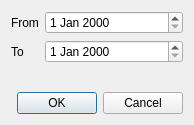
<?xml version="1.0" encoding="UTF-8"?>
<ui version="4.0">
 <class>DlgAddManyEstimationDays</class>
 <widget class="QDialog" name="DlgAddManyEstimationDays">
  <property name="geometry">
   <rect>
    <x>0</x>
    <y>0</y>
    <width>194</width>
    <height>125</height>
   </rect>
  </property>
  <property name="windowTitle">
   <string>Dialog</string>
  </property>
  <layout class="QVBoxLayout" name="verticalLayout">
   <item>
    <layout class="QFormLayout" name="formLayout">
     <item row="0" column="0">
      <widget class="QLabel" name="label">
       <property name="text">
        <string>From</string>
       </property>
      </widget>
     </item>
     <item row="0" column="1">
      <widget class="QDateEdit" name="dateFrom"/>
     </item>
     <item row="1" column="0">
      <widget class="QLabel" name="label_2">
       <property name="text">
        <string>To</string>
       </property>
      </widget>
     </item>
     <item row="1" column="1">
      <widget class="QDateEdit" name="dateTo"/>
     </item>
    </layout>
   </item>
   <item>
    <widget class="QDialogButtonBox" name="buttonBox">
     <property name="orientation">
      <enum>Qt::Horizontal</enum>
     </property>
     <property name="standardButtons">
      <set>QDialogButtonBox::Cancel|QDialogButtonBox::Ok</set>
     </property>
    </widget>
   </item>
  </layout>
 </widget>
 <resources/>
 <connections>
  <connection>
   <sender>buttonBox</sender>
   <signal>accepted()</signal>
   <receiver>DlgAddManyEstimationDays</receiver>
   <slot>accept()</slot>
   <hints>
    <hint type="sourcelabel">
     <x>248</x>
     <y>254</y>
    </hint>
    <hint type="destinationlabel">
     <x>157</x>
     <y>274</y>
    </hint>
   </hints>
  </connection>
  <connection>
   <sender>buttonBox</sender>
   <signal>rejected()</signal>
   <receiver>DlgAddManyEstimationDays</receiver>
   <slot>reject()</slot>
   <hints>
    <hint type="sourcelabel">
     <x>316</x>
     <y>260</y>
    </hint>
    <hint type="destinationlabel">
     <x>286</x>
     <y>274</y>
    </hint>
   </hints>
  </connection>
 </connections>
</ui>
